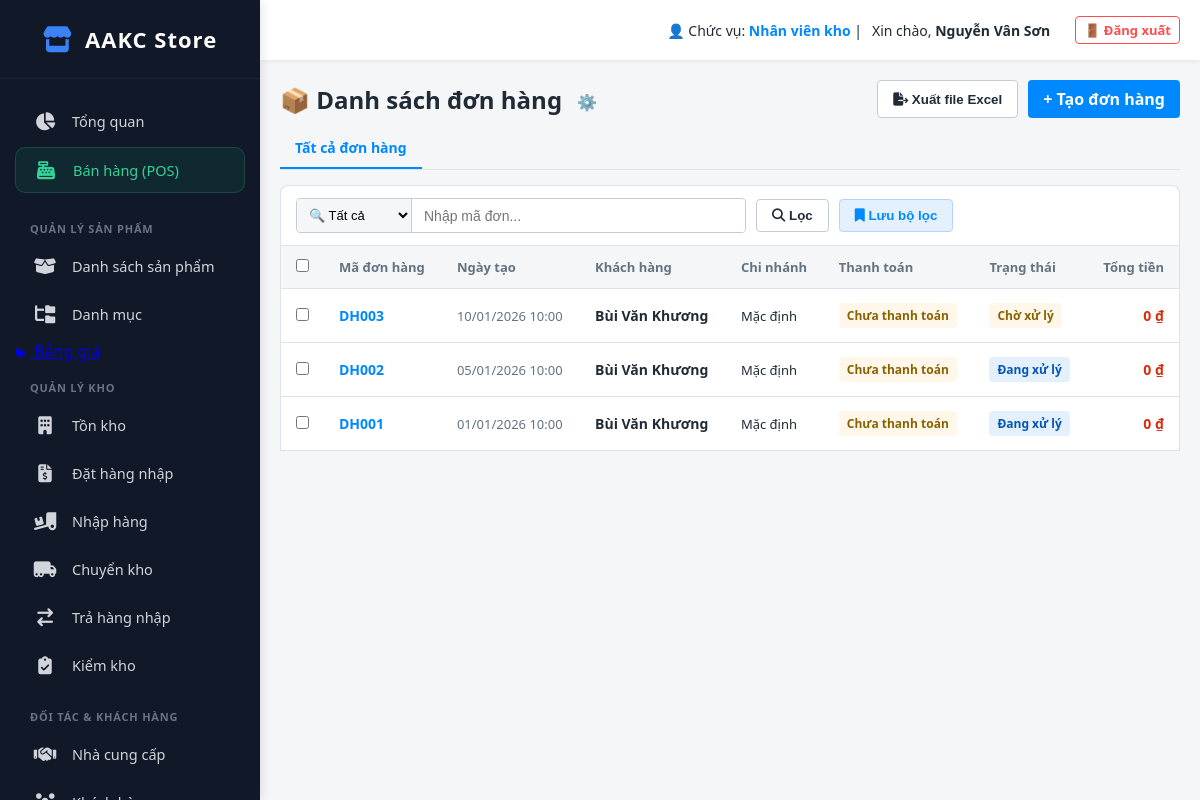
The page /index.php?action=order_list (signed in) on the database its author committed.
### tables this page shows
CREATE TABLE `orders` (
  `id` int(11) NOT NULL,
  `order_code` varchar(50) DEFAULT NULL,
  `customer_id` int(11) NOT NULL,
  `customer_name` varchar(255) DEFAULT NULL,
  `phone` varchar(20) DEFAULT NULL,
  `address` text DEFAULT NULL,
  `subtotal` decimal(15,2) DEFAULT 0.00,
  `total_amount` decimal(15,2) NOT NULL,
  `paid_amount` decimal(15,2) DEFAULT 0.00,
  `payment_status` enum('unpaid','partial','paid') DEFAULT 'unpaid',
  `created_at` datetime DEFAULT current_timestamp(),
  `total_product_discount` decimal(15,2) DEFAULT 0.00,
  `total_order_discount` decimal(15,2) DEFAULT 0.00,
  `original_shipping_fee` decimal(15,2) DEFAULT 0.00,
  `total_shipping_discount` decimal(15,2) DEFAULT 0.00,
  `tax_amount` decimal(15,2) DEFAULT 0.00,
  `grand_total` decimal(15,2) DEFAULT 0.00,
  `amount_paid` decimal(15,2) DEFAULT 0.00,
  `payment_method` varchar(50) DEFAULT 'cash',
  `order_status` varchar(50) DEFAULT 'pending',
  `shipping_status` varchar(50) DEFAULT 'pending',
  `sales_channel` varchar(50) DEFAULT 'pos',
  `is_archived` tinyint(1) DEFAULT 0 COMMENT '0: Bình thường, 1: Đã lưu trữ',
  `packing_status` varchar(50) DEFAULT 'pending' COMMENT 'pending, packing, packed',
  `assigned_staff_id` int(11) DEFAULT NULL COMMENT 'ID Nhân viên phụ trách',
  `tags` varchar(255) DEFAULT NULL COMMENT 'Các tag cách nhau dấu phẩy (VD: V.I.P, Gấp)',
  `has_e_invoice` tinyint(1) DEFAULT 0 COMMENT '1: Đã xuất Hóa đơn điện tử'
);

### app/controllers/OrderController.php (called while the page is built, shortened)
<?php
class OrderController
{
    public function list()
    {
        $db = (new Database())->getConnection();
        $query = "SELECT o.*,
                         CONCAT(c.last_name, ' ', c.first_name) AS customer_name
                  FROM orders o
                  LEFT JOIN customers c ON o.customer_id = c.id
                  ORDER BY o.created_at DESC";
        $stmt = $db->prepare($query);
        $stmt->execute();
        $orders = $stmt->fetchAll(PDO::FETCH_ASSOC);
        $active_tab_id = $_GET['tab'] ?? 'all';
        $keyword = $_GET['keyword'] ?? '';
        require_once __DIR__ . '/../views/order/list.php';
    }
}

### public/index.php (called while the page is built, shortened)
<?php
$app = new App();

### app/views/order/list.php (the view, shortened to what this page needs)
<?php require_once __DIR__ . '/../layout/header.php'; ?>
<div class="v3-header">
    <div class="v3-title">
        📦 Danh sách đơn hàng
        <div style="position: relative;">
            <button class="gear-btn" onclick="toggleColumnSettings()" title="Điều chỉnh cột">⚙️</button>
        </div>
    </div>
    <div style="display: flex; gap: 10px;">
        <button class="btn-outline" onclick="openExportModal()"><i class="fa-solid fa-file-export"></i> Xuất file Excel</button>
        <a href="index.php?action=create_order" class="btn-primary">+ Tạo đơn hàng</a>
    </div>
</div>
<div class="filter-tabs">
    <a href="index.php?action=order_list&tab_id=all" class="filter-tab <?php echo ($active_tab_id == '' || $active_tab_id == 'all') ? 'active' : ''; ?>">Tất cả đơn hàng</a>
</div>
<form method="GET" action="index.php" id="filter_form">
    <div class="search-filter-bar">
        <div class="search-box">
            <select name="search_type">
                <option value="all">🔍 Tất cả</option>
            </select>
            <input type="text" name="keyword" value="<?php echo htmlspecialchars($keyword ?? ''); ?>" placeholder="Nhập mã đơn...">
        </div>
        <button type="submit" class="btn-outline"><i class="fa-solid fa-magnifying-glass"></i> Lọc</button>
        <button type="button" class="btn-outline" style="color:#0088ff; border-color:#b3d4ff; background:#e5f0ff;" onclick="document.getElementById('save_filter_modal').style.display='flex'">
            <i class="fa-solid fa-bookmark"></i> Lưu bộ lọc
        </button>
    </div>
</form>
<table class="v3-table">
    <thead>
        <tr>
            <th style="width:40px; text-align:center;"><input type="checkbox" id="check_all" onclick="toggleCheckAll()"></th>
            <th>Mã đơn hàng</th>
            <th class="col_date">Ngày tạo</th>
            <th class="col_customer">Khách hàng</th>
            <th class="col_branch">Chi nhánh</th>
            <th class="col_pay">Thanh toán</th>
            <th>Trạng thái</th>
            <th style="text-align: right;">Tổng tiền</th>
        </tr>
    </thead>
    <tbody>
        <?php if (empty($orders)): ?>
            <tr>
                <td colspan="8" style="text-align:center; padding:30px; color:#637381;">Không tìm thấy đơn hàng.</td>
            </tr>
        <?php else: ?>
            <?php foreach ($orders as $o): ?>
                <tr class="clickable">
                    <td style="text-align:center;" onclick="event.stopPropagation();">
                        <input type="checkbox" class="row-checkbox" value="<?php echo $o['id']; ?>" data-status="<?php echo $o['order_status'] ?? ''; ?>" onclick="updateBulkBar()">
                    </td>
                    <td onclick="window.location='index.php?action=view_order&id=<?php echo $o['id']; ?>'">
                        <b style="color: #0088ff;"><?php echo htmlspecialchars($o['order_code']); ?></b><br>
                    </td>
                    <td class="col_date" style="color: #637381; font-size:13px;" onclick="window.location='index.php?action=view_order&id=<?php echo $o['id']; ?>'">
                        <?php echo date('d/m/Y H:i', strtotime($o['created_at'])); ?>
                    </td>
                    <td class="col_customer" onclick="window.location='index.php?action=view_order&id=<?php echo $o['id']; ?>'">
                        <b><?php echo !empty($o['customer_name']) ? htmlspecialchars($o['customer_name']) : 'Khách lẻ'; ?></b>
                    </td>
                    <td class="col_branch" style="font-size: 13px;" onclick="window.location='index.php?action=view_order&id=<?php echo $o['id']; ?>'">
                        <?php echo htmlspecialchars($o['branch_name'] ?? 'Mặc định'); ?>
                    </td>
                    <td class="col_pay" onclick="window.location='index.php?action=view_order&id=<?php echo $o['id']; ?>'">
                        <?php echo (($o['payment_status'] ?? '') == 'paid') ? '<span class="badge badge-paid">Đã thanh toán</span>' : '<span class="badge badge-pending">Chưa thanh toán</span>'; ?>
                    </td>
                    <td onclick="window.location='index.php?action=view_order&id=<?php echo $o['id']; ?>'">
                        <?php
                        if (($o['order_status'] ?? '') == 'completed') echo '<span class="badge badge-completed">Hoàn thành</span>';
                        elseif (($o['order_status'] ?? '') == 'processing') echo '<span class="badge" style="background:#e5f0ff; color:#0056b3;">Đang xử lý</span>';
                        else echo '<span class="badge badge-pending">Chờ xử lý</span>';
                        ?>
                    </td>
                    <td style="text-align: right; font-weight: 600; color: #d82c0d;" onclick="window.location='index.php?action=view_order&id=<?php echo $o['id']; ?>'">
                        <?php echo number_format($o['grand_total'] ?? 0, 0, '', '.'); ?> ₫
                    </td>
                </tr>
            <?php endforeach; ?>
        <?php endif; ?>
    </tbody>
</table>
<?php require_once __DIR__ . '/../layout/footer.php'; ?>

### app/views/layout/header.php (style rules this page uses)
* { box-sizing: border-box; margin: 0; padding: 0; }
body { font-family: 'Segoe UI', Tahoma, Geneva, Verdana, sans-serif; background-color: #f4f6f8; color: #212b36; display: flex; height: 100vh; overflow: hidden; }

### app/views/order/list.php (style rules this page uses)
.v3-header { display: flex; justify-content: space-between; align-items: center; margin-bottom: 10px; }
.v3-title { font-size: 24px; font-weight: bold; color: #212b36; display: flex; align-items: center; gap: 10px; }
.filter-tabs { display: flex; gap: 5px; margin-bottom: 15px; border-bottom: 1px solid #dfe3e8; padding-bottom: 0; overflow-x: auto; }
.filter-tab { padding: 10px 15px; font-size: 14px; font-weight: 600; color: #637381; cursor: pointer; border-bottom: 2px solid transparent; text-decoration: none; white-space: nowrap; }
.filter-tab.active { color: #0088ff; border-bottom: 2px solid #0088ff; }
.search-filter-bar { background: #fff; padding: 12px 15px; border-radius: 8px 8px 0 0; border: 1px solid #dfe3e8; border-bottom: none; display: flex; gap: 10px; align-items: center; flex-wrap: wrap; }
.search-box { display: flex; align-items: center; border: 1px solid #c4cdd5; border-radius: 4px; overflow: hidden; flex-grow: 1; max-width: 450px; }
.search-box select { border: none; background: #f4f6f8; padding: 8px; outline: none; border-right: 1px solid #c4cdd5; font-size: 13px; font-weight: 500; }
.search-box input { border: none; padding: 8px 12px; width: 100%; outline: none; font-size: 14px; }
.btn-primary { background: #0088ff; color: #fff; border: none; padding: 8px 15px; border-radius: 4px; font-weight: 600; cursor: pointer; text-decoration: none; }
.btn-outline { background: #fff; color: #212b36; border: 1px solid #c4cdd5; padding: 8px 15px; border-radius: 4px; font-weight: 600; cursor: pointer; }
.v3-table { width: 100%; border-collapse: collapse; text-align: left; background: #fff; border: 1px solid #dfe3e8; border-radius: 0 0 8px 8px; }
.v3-table th { background: #f4f6f8; padding: 12px 15px; border-bottom: 1px solid #dfe3e8; font-size: 13px; color: #637381; }
.v3-table td { padding: 14px 15px; border-bottom: 1px solid #dfe3e8; font-size: 14px; color: #212b36; }
.badge { padding: 4px 8px; border-radius: 4px; font-size: 12px; font-weight: 600; display: inline-block; }
.badge-pending { background: #fff8ea; color: #8a6100; }
.gear-btn { background: none; border: none; font-size: 16px; color: #637381; cursor: pointer; padding: 5px; }

### rows shown on the page
orders: order_code "DH003", created_at "10/01/2026 10:00", customer_name "Bùi Văn Khương", branch_name "Mặc định", payment_status "Chưa thanh toán", order_status "Chờ xử lý", grand_total "0"
orders: order_code "DH002", created_at "05/01/2026 10:00", customer_name "Bùi Văn Khương", branch_name "Mặc định", payment_status "Chưa thanh toán", order_status "Đang xử lý", grand_total "0"
orders: order_code "DH001", created_at "01/01/2026 10:00", customer_name "Bùi Văn Khương", branch_name "Mặc định", payment_status "Chưa thanh toán", order_status "Đang xử lý", grand_total "0"

### other values the page prints
$user_session['role'] "Nhân viên kho"
$user_session['full_name'] "Nguyễn Vân Sơn"
